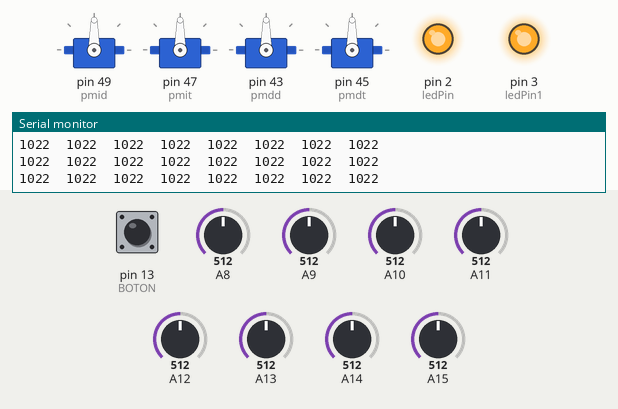
Recording of a sketch running on a simulated Arduino Mega 2560, built with avr-gcc and run on an emulated ATmega2560. Shown: 4 × servo, output pins drawn as LEDs (lit = HIGH), the last lines printed to the serial monitor. The test bench sets the inputs (shaded band); at power-on: A8 = 512, pin 13 (BOTON) LOW, A9 = 512, A10 = 512, A11 = 512, A12 = 512, A13 = 512, A14 = 512, A15 = 512. Pins used as bus, display or sensor lines are not drawn.

Above: at 0.1 s.
At 2.9 s:
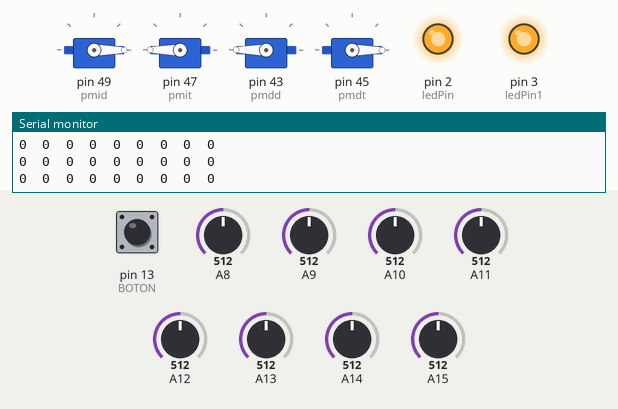
3.0 s: A8 set to 526
Timing chart, 0 to 6.0 s (numbered marks = the images above; inputs shaded):
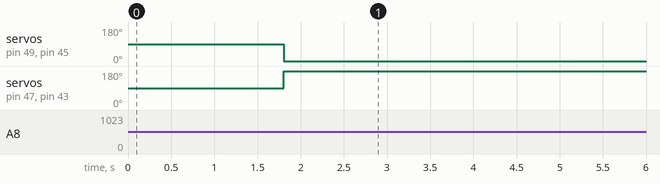

The sketch:

Infra_noy_1.9.ino
```cpp
 #include <QTRSensors.h>
#include <Servo.h>
#define BOTON    13
#define AI  A4
QTRSensors qtr;

const uint8_t SensorCount = 8;
uint16_t sensorValues[SensorCount];

unsigned int Negro[8];
unsigned int Blanco[8];
unsigned int umbral[8];
int digital[8];
int amplificacion = 2;
int lecturas[8];


int linea = 0;

long int sumap, suma, pos, poslast, position;
//Servo
Servo mid;
Servo mit;
Servo mdd;
Servo mdt;


const int pmdd=43;//43
const int pmdt=45;//45
const int pmid=49;
const int pmit=47;

int s_izq = 0;
int s_iz = 0;
int s_i = 0;
int csc_i = 0;
int csc_d = 0;
int s_d = 0;
int s_de = 0;
int s_der = 0;
//Leds
const int ledPin= 2;
const int ledPin1= 3;
const int ledPinCal = 5;

void calibrate()
{
  // Calibrar valor negro
  while(digitalRead(BOTON));
  for (int i = 0; i < 20; i++)
  {
    blanco();
    Serial.println("\t");
    digitalWrite(ledPinCal,HIGH);
    delay(2);
    digitalWrite(ledPinCal,LOW);
    delay(2);
  }


  // Calibrar valor blanco
  while(digitalRead(BOTON));
  for (int i = 0; i < 20; i++)
  {
    negro();
    Serial.println("\t");
    digitalWrite(ledPinCal,HIGH);
    delay(2);
    digitalWrite(ledPinCal,LOW);
    delay(2);
  }
promedio();
while(digitalRead(BOTON));

}

void setup()
{
  // Servos
  mid.attach(pmid);
  mit.attach(pmit);
  mdd.attach(pmdd);
  mdt.attach(pmdt);
  // configure the sensors
  qtr.setTypeAnalog();
  qtr.setSensorPins((const uint8_t[]){A8, A9, A10, A11, A12, A13, A14, A15}, SensorCount);
  qtr.setEmitterPin(5);
  pinMode(ledPin, OUTPUT);
  pinMode(ledPin1, OUTPUT);
  pinMode(ledPinCal, OUTPUT);
  digitalWrite(ledPin,HIGH);
  digitalWrite(ledPin1,HIGH);
  digitalWrite(ledPinCal,HIGH);

  Serial.begin(9600);
    calibrate();
}
void promedio(){
  for(int i=0;i<8;i++){
  umbral[i]=(Negro[i]+Blanco[i])/2;
  Serial.print(umbral[i]);
  Serial.println("\t");

}
}
void blanco(){
  for(int i=0;i<8;i++){
   qtr.read(sensorValues);
   lecturas[i] = sensorValues[i] * amplificacion;
   Serial.print(lecturas[i]);
   Serial.print('\t');
   Blanco[i] =  (lecturas[i]);
  }
}
void negro(){
    for(int i=0;i<8;i++){
    qtr.read(sensorValues);
    lecturas[i] = sensorValues[i] * amplificacion;
    Serial.print(lecturas[i]);
    Serial.print('\t');
    Negro[i] =    (lecturas[i]);
    }
}


void loop(){
position=lectura();
Serial.println(position);
direccion();
}
void moverse(){
  int i1 = 0;
  int i2 = 180;
  int d1 = 180;
  int d2 = 0;
  mid.write(i1);
  mit.write(i2);
  mdd.write(d1);
  mdt.write(d2);
  delay(100);
}
void derecha(){
  int i1 = 0;
  int i2 = 180;
  int d1 = 90;
  int d2 = 90;
  mid.write(i1);
  mit.write(i2);
  mdd.write(d1);
  mdt.write(d2);
  delay(100);
}
void izquierda(){
  int i1 = 90;
  int i2 = 90;
  int d1 = 180;
  int d2 = 0;
  mid.write(i1);
  mit.write(i2);
  mdd.write(d1);
  mdt.write(d2);
  delay(100);
}
void derecha_45(){
  int i1 = 0;
  int i2 = 180;
  int d1 = 45;
  int d2 = 135;
  mid.write(i1);
  mit.write(i2);
  mdd.write(d1);
  mdt.write(d2);
  delay(100);
}

void izquierda_45(){
  int i1 = 180;  //135
  int i2 = 0; //0 45
  int d1 = 180;
  int d2 = 0;
  mid.write(i1);
  mit.write(i2);
  mdd.write(d1);
  mdt.write(d2);
  delay(100);
}

int lectura(void){

    // read raw sensor values
  qtr.read(sensorValues);

  for (uint8_t i = 0; i < SensorCount; i++)
  {
  lecturas[i] = sensorValues[i] * amplificacion;
  if(linea==0){if(lecturas[i]<=umbral[i]){digital[i]=0;}else{digital[i]=1;}}
  if(linea==1){if(lecturas[i]<=umbral[i]){digital[i]=1;}else{digital[i]=0;}}
  Serial.print(digital[i]);
  Serial.print("\t");
  }

sumap=(700*digital[0]+600*digital[1]+500*digital[2]+400*digital[3]+300*digital[4]+200*digital[5]+100*digital[6]+0*digital[7]);
suma=(digital[0]+digital[1]+digital[2]+digital[3]+digital[4]+digital[5]+digital[6]+digital[7]);
pos=(sumap/suma);
if(poslast<=100 && pos==-1){
  pos=0;
}
if(poslast>=600 && pos==-1){
  pos=700;
}
poslast=pos;
return pos;
}
void direccion (){
/*
  if(position==350){
    moverse();
  }else
      if(position>=400 && position<=600){
        izquierda();
       }else
            if(position<=300 && position>=100){
        derecha();
               }else
                   if(position==0 || position==700){
                    moverse();
                   }
*/
//   negro 0  blanco 1
//   [0]    [1]  [2]  [3]    [4]   [5]   [6]   [7]
//  s_izq  i_iz  s_i csc_i  csc_d  s_d  s_de  s_der
// --BNNB--
   if(digital[2] == 1 && digital[3] == 0 && digital[4] == 0 && digital[5] == 1){
     moverse();
     }else
        //--BBNN--
        if(digital[2] == 1 && digital[3] == 1 && digital[4] == 0 && digital[5] == 0){
          derecha();
          }else
             //--BBNNN-
             if(digital[2] == 1 && digital[3] == 1 && digital[4] == 0 && digital[5] == 0  && digital[6] == 0){
                derecha();
                }else
                   //--BBBNN-
                   if(digital[2] == 1 && digital[3] == 1 && digital[4] == 1 && digital[5] == 0  && digital[6] == 0){
                     derecha();
                     }else
                        //BBBNNNNN
                        if(digital[0] == 1 && digital[1] == 1 && digital[2] == 1 && digital[3] == 0 && digital[4] == 0 && digital[5] == 0  && digital[6] == 0 && digital[7] == 0 ){ //Derecha
                           derecha_45();
                           }else
                              //--NNBB--
                              if(digital[2] == 0 && digital[3] == 0 && digital[4] == 1 && digital[5] == 1){
                                 izquierda();
                                 }else
                                    //-NNNBB--
                                    if(digital[1] == 0 && digital[2] == 0 && digital[3] == 0 && digital[4] == 1 && digital[5] == 1){
                                      izquierda();
                                      }else
                                         //-NNBBB--
                                         if(digital[1] == 0 && digital[2] == 0 && digital[3] == 1 && digital[4] == 1 && digital[5] == 1){
                                           izquierda();
                                           }else
                                              //NNNNNBBB
                                              if(digital[0] == 0 && digital[1] == 0 && digital[2] == 0 && digital[3] == 0 && digital[4] == 0 && digital[5] == 1  && digital[6] == 1 && digital[7] == 1){ //Izquierda
                                                izquierda_45();
                                                }else
                                                   //NNNNNNNN
                                                   if(digital[0] == 0 && digital[1] == 0 && digital[2] == 0 && digital[3] == 0 && digital[4] == 0 && digital[5] == 0  && digital[6] == 0 && digital[7] == 0){
                                                    moverse();
                                                    }
}
```
